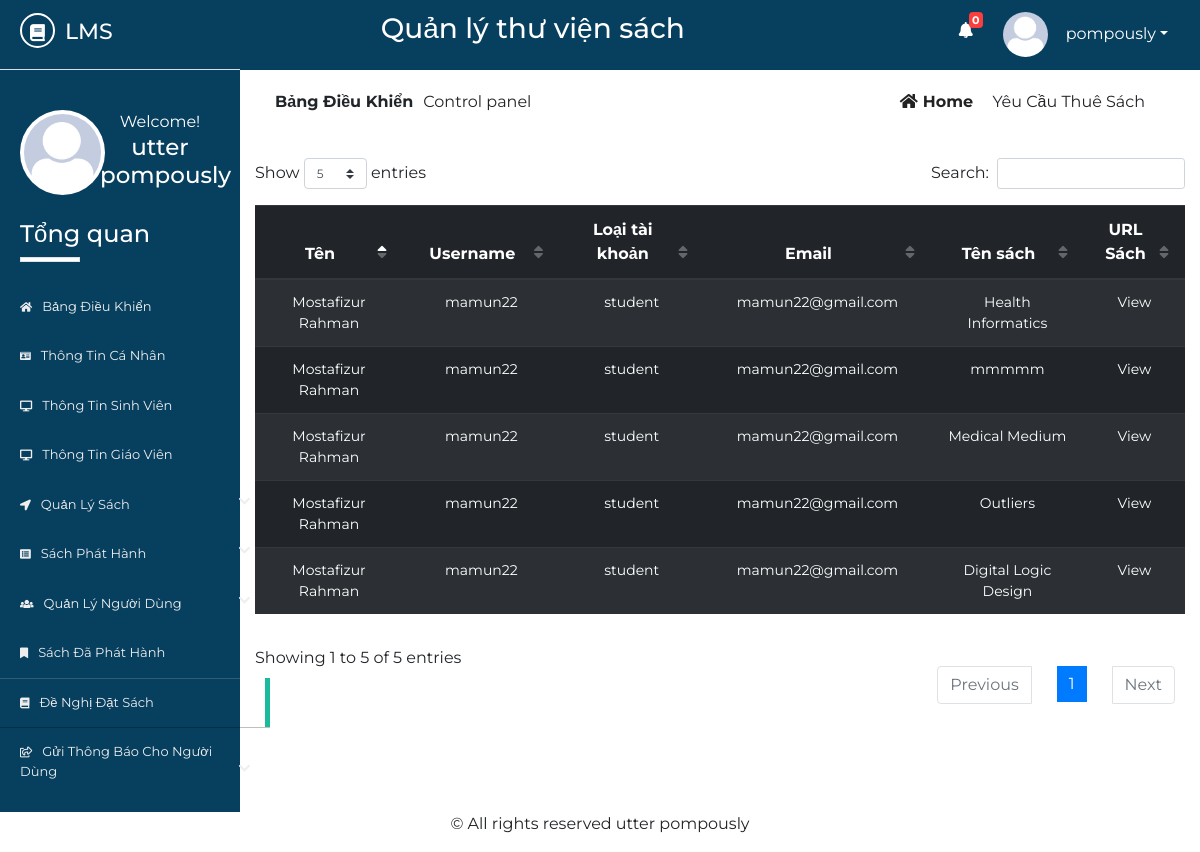
The app's page /requested-books.php (signed in) with its own data.
### tables this page shows
CREATE TABLE `lib_registration` (
  `id` int(2) NOT NULL,
  `name` varchar(50) NOT NULL,
  `username` varchar(20) NOT NULL,
  `password` varchar(20) NOT NULL,
  `email` varchar(50) NOT NULL,
  `phone` varchar(20) NOT NULL,
  `address` varchar(100) NOT NULL,
  `photo` varchar(500) NOT NULL,
  `status` varchar(7) NOT NULL
);

CREATE TABLE `request_books` (
  `id` int(10) NOT NULL,
  `name` varchar(50) NOT NULL,
  `username` varchar(50) NOT NULL,
  `email` varchar(50) NOT NULL,
  `utype` varchar(10) NOT NULL,
  `bname` varchar(50) NOT NULL,
  `burl` varchar(500) NOT NULL,
  `read1` varchar(3) NOT NULL
);

### requested-books.php (the view, shortened to what this page needs)
<?php
$page = 'rbook';
include 'inc/header.php';
include 'inc/connection.php';
mysqli_query($link, "update request_books set read1='yes'");
?>
<div class="dashboard-content">
	<div class="dashboard-header">
		<div class="container">
			<div class="row">
				<div class="col-md-6">
					<div class="left">
						<p><span>bảng điều khiển</span>Control panel</p>
					</div>
				</div>
				<div class="col-md-6">
					<div class="right text-right">
						<a href="dashboard.php"><i class="fas fa-home"></i>home</a>
						<span class="disabled">yêu cầu thuê sách</span>
					</div>
				</div>
			</div>
			<div class="issued-content">
				<div class="row">
					<div class="col-md-12">
						<div class="rbook-info status">
							<table id="dtBasicExample" class="table  table-striped table-dark text-center">
								<thead>
									<tr>
										<th>Tên</th>
										<th>Username</th>
										<th>Loại tài khoản</th>
										<th>Email</th>
										<th>Tên sách</th>
										<th>URL Sách</th>
									</tr>
								</thead>
								<tbody>
									<?php
									$res = mysqli_query($link, "select * from request_books ORDER BY id DESC");
									while ($row = mysqli_fetch_array($res)) {
										$burl = $row['burl'];
										echo "<tr>";
										echo "<td>";
										echo $row["name"];
										echo "</td>";
										echo "<td>";
										echo $row["username"];
										echo "</td>";
										echo "<td>";
										echo $row["utype"];
										echo "</td>";
										echo "<td>";
										echo $row["email"];
										echo "</td>";
										echo "<td>";
										echo $row["bname"];
										echo "</td>";
										echo "<td>";
									?><a href="<?php echo $burl; ?>" target="_blank">View</a><?php
																								echo "</td>";
																								echo "</tr>";
																							}
																								?>
								</tbody>
							</table>
						</div>
					</div>
				</div>
			</div>
		</div>
	</div>
</div>
<?php
include 'inc/footer.php';
?>

### inc/header.php (shortened to what this page needs)
<?php
include 'inc/connection.php';
$res = mysqli_query($link, "select * from request_books where read1='no'");
$not = mysqli_num_rows($res);
?>
<!DOCTYPE html>
<html lang="en">
<head>
	<link rel="stylesheet" href="inc/css/bootstrap.min.css">
	<link rel="stylesheet" href="inc/css/bootstrap-select.min.css">
	<link rel="stylesheet" href="inc/css/fontawesome-all.min.css">
	<link rel="stylesheet" href="inc/css/datatables.min.css">
	<link rel="stylesheet" href="inc/css/pro1.css">
</head>
<body>
	<div class="main-content">
		<div class="wrapper">
			<div class="left-sidebar">
				<div class="p-title">
					<h3><a href=""><i class="fas fa-book"></i><span>lms</span></a></h3>
				</div>
				<div class="profile">
					<div class="profile-pic">
						<?php
						$res = mysqli_query($link, "select * from lib_registration where username='" . $_SESSION['username'] . "'");
						while ($row = mysqli_fetch_array($res)) {
						?><img src="<?php echo $row["photo"]; ?> " height="" width="" alt="something wrong" class="rounded-circle"></a> <?php
																																	}
																																		?>
					</div>
					<div class="profile-info text-center">
						<span>Welcome!</span>
						<h2>
							<?php
							$res = mysqli_query($link, "select * from lib_registration where username='" . $_SESSION['username'] . "'");
							while ($row = mysqli_fetch_array($res)) {
								$name  =  $row["name"];
								echo $name;
							}
							?>
						</h2>
					</div>
				</div>
				<div class="sidebar-menu">
					<h3>Tổng quan</h3>
					<div class="border"></div>
					<ul>
						<li class="menu <?php if ($page == 'home') {
											echo 'active';
										} ?>">
							<a href="dashboard.php"><i class="fas fa-home"></i>Bảng điều khiển</a>
						</li>
						<li class="menu <?php if ($page == 'profile') {
											echo 'active';
										} ?>">
							<a href="profile.php"><i class="fas fa-id-card"></i>thông tin cá nhân</a>
						</li>
						<li class="menu <?php if ($page == 'sinfo') {
											echo 'active';
										} ?>">
							<a href="all-student-info.php"><i class="fas fa-desktop"></i>Thông tin sinh viên</a>
						</li>
						<li class="menu <?php if ($page == 'tinfo') {
											echo 'active';
										} ?>">
							<a href="all-teacher-info.php"><i class="fas fa-desktop"></i>Thông tin giáo viên</a>
						</li>
						<li class="menu menu-toggle2">
							<a href="#"><i class="fas fa-location-arrow"></i>quản lý sách <span class="fa fa-chevron-down"></span></a>
						</li>
						<li class="menu menu-toggle1">
							<a href="#"><i class="fas fa-list-alt"></i>sách phát hành <span class="fa fa-chevron-down"></span></a>
						</li>
						<li class="menu menu-toggle3">
							<a href="#"><i class="fas fa-users"></i>quản lý người dùng <span class="fa fa-chevron-down"></span></a>
						</li>
						<li class="menu <?php if ($page == 'ibook') {
											echo 'active';
										} ?>">
							<a href="issued-books.php"><i class="fas fa-bookmark"></i>sách đã phát hành</a>
						</li>
						<li class="menu <?php if ($page == 'rbook') {
											echo 'active';
										} ?>">
							<a href="requested-books.php"><i class="fas fa-book"></i>đề nghị đặt sách</a>
						</li>
						<li class="menu menu-toggle4">
							<a href="#"><i class="far fa-share-square"></i>gửi thông báo cho người dùng <span class="fa fa-chevron-down"></span></a>
						</li>
					</ul>
				</div>
			</div>
			<div class="content">
				<div class="inner">
					<div class="heading text-center">
						<h3>Quản lý thư viện sách</h3>
					</div>
					<div class="header-profile text-right">
						<ul>
							<li class="icon">
								<a href="requested-books.php"><i class="fas fa-bell"></i></a>
								<span class="count" onclick="window.location='requested-books.php'"><b><?php echo $not; ?></b></span>
							</li>
							<li class="dropdown">
								<?php
								$res = mysqli_query($link, "select * from lib_registration where username='" . $_SESSION['username'] . "'");
								while ($row = mysqli_fetch_array($res)) {
								?><a href="" class="dropdown-toggle" data-toggle="dropdown"><img src="<?php echo $row["photo"]; ?>" alt=""><span><?php echo $_SESSION["username"]; ?></span></a> <?php
																																																}
																																																	?>
							</li>
						</ul>
					</div>
				</div>

### inc/css/pro1.css (style rules this page uses)
* { margin: 0; padding: 0; }
body { font-family: 'Montserrat', sans-serif; }
.border { width: 60px; height: 5px; background: #fff; }
.main-content { width: 100%; height: auto; overflow: hidden; }
.main-content .left-sidebar { width: 20%; height: auto; background: #073f5f; float: left; }
.main-content .left-sidebar .p-title { width: 100%; padding: 13px; padding-left: 20px; background: #073f5f; border-bottom: 1px solid #ddd; }
.main-content .p-title a { text-decoration: none; color: #fff; font-size: 22px; text-transform: uppercase; }
.main-content .p-title a i { width: 35px; height: 35px; line-height: 35px; text-align: center; font-size: 17px; border-radius: 50%; border: 2px solid #fff; }
.main-content .p-title a span { margin-left: 10px; }
.main-content .left-sidebar .profile { width: 100%; padding: 20px; margin-top: 0; padding-top: 0; }
.main-content .left-sidebar .profile .profile-pic { width: 40%; float: left; }
.main-content .left-sidebar .profile img { width: 85px; height: 85px; position: inherit; padding: 4px; background: #fff; overflow: hidden; }
.main-content .left-sidebar .profile .profile-info { width: 60%; float: left; color: #fff; }
.main-content .left-sidebar .profile .profile-info h2 { font-size: 23px; }
.sidebar-menu { color: #fff; width: 100%; padding-top: 60px; padding-left: 0; }
.sidebar-menu h3 { margin-left: 20px; font-size: 24px; }
.sidebar-menu .border { margin-left: 20px; margin-bottom: 20px; }
.sidebar-menu ul li a { text-decoration: none; color: #eee; width: 270px; padding: 15px 20px; font-size: 13px; display: block; text-transform: capitalize; transition: all .5s ease; }
.sidebar-menu ul { padding-left: 0; }
.sidebar-menu ul li a i { margin-right: 10px; font-size: smaller; }
.sidebar-menu ul li a span { float: right; }
.content { width: 80%; height: auto; float: right; }
.content .inner { width: 100%; height: 70px; background: #073f5f; padding: 12px; }
.content .inner .heading { width: 60%; float: left; color: #fff; }
.content .inner .header-profile { width: calc(40%-20px); float: right; margin-right: 20px; position: relative; }
.content .inner .header-profile .icon i { margin-right: 30px; font-size: 16px; margin-top: 10px; }
.header-profile .dropdown span { color: #fff; margin-left: 10px; }
.header-profile .icon span { color: #fff; position: absolute; left: 10px; top: 0; font-size: 11px; width: 14px; height: 16px; line-height: 16px; text-align: center; border-radius: 4px; background: #FA3E3E; }
.header-profile ul li { list-style: none; float: left; }
.header-profile ul li i { color: #fff; }
.header-profile img { width: 40px; height: 40px; border-radius: 50%; margin-right: 8px; }
.dropdown a { text-decoration: none; color: #fff; }
.dropdown img { width: 45px; height: 45px; border-radius: 50%; }
.dashboard-header .left { padding: 20px; }
.dashboard-header .left p span { text-transform: capitalize; margin-right: 10px; font-weight: bold; }
.dashboard-header .right { padding: 20px; margin-right: 20px; }
.dashboard-header .right a { text-transform: capitalize; text-decoration: none; color: #222; margin-right: 15px; font-weight: bold; }
.dashboard-header .right a i { margin-right: 5px; }
.dashboard-header .right span { text-transform: capitalize; }
.rbook-info tbody { font-size: 14px; }
.rbook-info a { text-decoration: none; color: #fff; }
.sidebar-menu li.active a { box-shadow: rgba(0, 0, 0, 0.25) 0 1px 0, inset rgba(255, 255, 255, 0.16) 0 1px 0; border-right: 5px solid #1ABB9C; }

### records on screen
lib_registration: photo (picture), name "utter pompously"
request_books: name "Mostafizur Rahman", username "mamun22", utype "student", email "mamun22@gmail.com", bname "Health Informatics"
request_books: name "Mostafizur Rahman", username "mamun22", utype "student", email "mamun22@gmail.com", bname "mmmmm"
request_books: name "Mostafizur Rahman", username "mamun22", utype "student", email "mamun22@gmail.com", bname "Medical Medium"
request_books: name "Mostafizur Rahman", username "mamun22", utype "student", email "mamun22@gmail.com", bname "Outliers"
request_books: name "Mostafizur Rahman", username "mamun22", utype "student", email "mamun22@gmail.com", bname "Digital Logic Design"

### other values on screen
$not "0"
